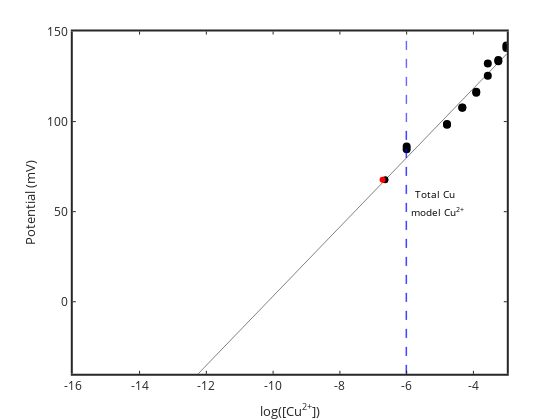

Notebook source saved alongside this figure:
### Code cell
% MODEL FOR COMPARISON

%model with just inorganic speciation
%geochemical model
% input the constants and solution chemistry

flag1=2; %flag1 for concentration based search vector (1) or for log based search vector (2).
flag2=1; %flag2 for numerical derivatives (2) or analtyical derivatives (1)
database=[]; 
flag3=0; % flag3 1 for show warnings. 0 no warnings
flag4=0; %if=1 solve tableau one line at a time to get a good initial guess (no solids). really challenging probs only
flag5=0; %if=1 use stored initial guess for including solids

CuT=CuTmeas; inorganicTOTALS=[CuT];
inorganicTOTALS(inorganicTOTALS==0)=1e-16; % get rid of zero values, b/c div by zero error
TOTALS=[inorganicTOTALS]; %TOTALS=inorganicTOTALS;
pe=20.75-pH; PCO2=10^-3.5;
[Cuall,CuOH,CuOH2s,CuOs,CuCO3s,tenorite,malachite,MASSERR]=CuOHCO2opentableauallsolids(pH,pe,PCO2,TOTALS',flag1,flag2,flag3,flag4,flag5,database);
[CuwithCuOs,CuOH,CuOH2s,CuOs,CuCO3s,tenorite,malachite,MASSERR]=CuOHCO2opentableauCuOs(pH,pe,PCO2,TOTALS',flag1,flag2,flag3,flag4,flag5,database);
[Cunosolid,CuOH,CuOH2s,CuOs,CuCO3s,tenorite,malachite,MASSERR]=CuOHCO2opentableaunosolid(pH,pe,PCO2,TOTALS',flag1,flag2,flag3,flag4,flag5,database);

plot(log10(CuTplus),Emeas,'ko','markersize',8)

hold on
plot([logCuoriginal'],[mVAoriginal'],'ko')
logCuplot=-13:0.1:-3; Eplot=polyval(param,logCuplot);
plot(logCuplot,Eplot,'k-')
set(gca,'linewidth',2)
xlabel('log[Cu^{2+}]'); ylabel('E (mV)')
hold on

plot([log10(Cuall) log10(Cuall)],[-100 100],'b--')
plot([log10(Cunosolid) log10(Cunosolid)],[-100 150],'b--'); hold on
plot([log10(CuT) log10(CuT)],[-100 150],'b--')
%plot([-9.576 -9.576],[-100 100],'b--')

text(log10(Cunosolid)+0.1,50,'model Cu^{2+}','rotation',90)
text(log10(CuT)+0.2,60,'Total Cu','rotation',90)


xlabel('log([Cu^{2+}])')
ylabel('Potential (mV)')
set(gca,'LineWidth',2,'fontsize',12)

logCunosolid=log10(Cunosolid)
logCuoriginalsample=mean((mVAoriginal-param(2))/param(1))
logCuonept

axis([-16 -3 -40 150])

plot(logCuonept,Eorig,'ro','markerfacecolor','r')

### Figure 1 — Plotly figure (JSON) as saved in the notebook; plotly's stock layout.template omitted (floating-point values rounded to 4 significant figures)
{"data": [{"line": {"color": "rgb(0, 0, 0)", "width": 0.5}, "marker": {"color": "rgb(0, 0, 0)", "line": {"color": "rgb(0, 0, 0)"}, "size": 8, "symbol": "circle"}, "mode": "markers", "name": "", "showlegend": false, "type": "scatter", "visibility": true, "x": [-6, -6, -4.791, -4.791, -4.333, -4.333, -3.915, -3.915, -3.569, -3.569, -3.254, -3.254, -3.014, -3.014], "xaxis": "x", "y": [86.1, 84.6, 98.2, 98.6, 107.8, 107.7, 116.5, 116, 125.5, 132.2, 133.5, 134.2, 140.8, 142.2], "yaxis": "y"}, {"line": {"color": "rgb(0, 0, 0)", "width": 0.5}, "marker": {"color": "rgb(0, 0, 0)", "line": {"color": "rgb(0, 0, 0)"}, "size": 6, "symbol": "circle"}, "mode": "markers", "name": "", "showlegend": false, "type": "scatter", "visibility": true, "x": [-6.639], "xaxis": "x", "y": [68], "yaxis": "y"}, {"line": {"color": "rgb(0, 0, 0)", "width": 0.5}, "marker": {"color": "rgb(0, 0, 0)", "line": {"color": "rgb(0, 0, 0)"}, "size": 6, "symbol": "circle"}, "mode": "markers", "name": "", "showlegend": false, "type": "scatter", "visibility": true, "x": [-6.639], "xaxis": "x", "y": [67.4], "yaxis": "y"}, {"line": {"color": "rgb(0, 0, 0)", "dash": "solid", "width": 0.5}, "marker": {"color": "rgb(0, 0, 0)", "line": {"color": "rgb(0, 0, 0)"}, "size": 6, "symbol": "none"}, "mode": "lines", "name": "", "showlegend": false, "type": "scatter", "visibility": true, "x": [-13, -12.9, -12.8, -12.7, -12.6, -12.5, -12.4, -12.3, -12.2, -12.1, -12, -11.9, -11.8, -11.7, -11.6, -11.5, -11.4, -11.3, -11.2, -11.1, -11, -10.9, -10.8, -10.7, -10.6, -10.5, -10.4, -10.3, -10.2, -10.1, -10, -9.9, -9.8, -9.7, -9.6, -9.5, -9.4, -9.3, -9.2, -9.1, -9, -8.9, -8.8, -8.7, -8.6, -8.5, -8.4, -8.3, -8.2, -8.1, -8, -7.9, -7.8, -7.7, -7.6, -7.5, -7.4, -7.3, -7.2, -7.1, -7, -6.9, -6.8, -6.7, -6.6, -6.5, -6.4, -6.3, -6.2, -6.1, -6, -5.9, -5.8, -5.7, -5.6, -5.5, -5.4, -5.3, -5.2, -5.1, -5, -4.9, -4.8, -4.7, -4.6, -4.5, -4.4, -4.3, -4.2, -4.1, -4, -3.9, -3.8, -3.7, -3.6, -3.5, -3.4, -3.3, -3.2, -3.1, -3], "xaxis": "x", "y": [-54.51, -52.59, -50.67, -48.75, -46.83, -44.91, -42.99, -41.06, -39.14, -37.22, -35.3, -33.38, -31.46, -29.54, -27.62, -25.69, -23.77, -21.85, -19.93, -18.01, -16.09, -14.17, -12.25, -10.33, -8.404, -6.483, -4.562, -2.641, -0.7196, 1.202, 3.123, 5.044, 6.965, 8.886, 10.81, 12.73, 14.65, 16.57, 18.49, 20.41, 22.33, 24.26, 26.18, 28.1, 30.02, 31.94, 33.86, 35.78, 37.7, 39.62, 41.55, 43.47, 45.39, 47.31, 49.23, 51.15, 53.07, 54.99, 56.92, 58.84, 60.76, 62.68, 64.6, 66.52, 68.44, 70.36, 72.28, 74.21, 76.13, 78.05, 79.97, 81.89, 83.81, 85.73, 87.65, 89.58, 91.5, 93.42, 95.34, 97.26, 99.18, 101.1, 103.0, 104.9, 106.9, 108.8, 110.7, 112.6, 114.6, 116.5, 118.4, 120.3, 122.2, 124.2, 126.1, 128.0, 129.9, 131.8, 133.8, 135.7, 137.6], "yaxis": "y"}, {"line": {"color": "rgb(0,0,255)", "dash": "dash", "width": 0.5}, "marker": {"color": "rgb(0,0,255)", "line": {"color": "rgb(0,0,255)"}, "size": 6, "symbol": "none"}, "mode": "lines", "name": "", "showlegend": false, "type": "scatter", "visibility": true, "x": [-6.015, -6.015], "xaxis": "x", "y": [-100, 100], "yaxis": "y"}, {"line": {"color": "rgb(0,0,255)", "dash": "dash", "width": 0.5}, "marker": {"color": "rgb(0,0,255)", "line": {"color": "rgb(0,0,255)"}, "size": 6, "symbol": "none"}, "mode": "lines", "name": "", "showlegend": false, "type": "scatter", "visibility": true, "x": [-6.015, -6.015], "xaxis": "x", "y": [-100, 150], "yaxis": "y"}, {"line": {"color": "rgb(0,0,255)", "dash": "dash", "width": 0.5}, "marker": {"color": "rgb(0,0,255)", "line": {"color": "rgb(0,0,255)"}, "size": 6, "symbol": "none"}, "mode": "lines", "name": "", "showlegend": false, "type": "scatter", "visibility": true, "x": [-6, -6], "xaxis": "x", "y": [-100, 150], "yaxis": "y"}, {"line": {"color": "rgb(255,0,0)", "width": 0.5}, "marker": {"color": "rgb(255,0,0)", "line": {"color": "rgb(255,0,0)"}, "size": 6, "symbol": "circle"}, "mode": "markers", "name": "", "showlegend": false, "type": "scatter", "visibility": true, "x": [-6.722], "xaxis": "x", "y": [67.7], "yaxis": "y"}], "layout": {"annotations": [{"font": {"color": "rgb(0, 0, 0)", "size": 10}, "showarrow": false, "text": "model Cu<sup>2+</sup>", "x": -5.915, "xanchor": "left", "xref": "x", "y": 50, "yanchor": "middle", "yref": "y"}, {"font": {"color": "rgb(0, 0, 0)", "size": 10}, "showarrow": false, "text": "Total Cu", "x": -5.8, "xanchor": "left", "xref": "x", "y": 60, "yanchor": "middle", "yref": "y"}], "height": 420, "hovermode": "closest", "margin": {"b": 0, "l": 0, "r": 0, "t": 0}, "plot_bgcolor": "rgba(0, 0, 0, 0)", "showlegend": false, "width": 560, "xaxis": {"anchor": "y", "autorange": false, "domain": [0.13, 0.905], "exponentformat": "none", "gridcolor": "rgba(38,38,38,0.15)", "gridwidth": 2, "linecolor": "rgb(38,38,38)", "linewidth": 2, "mirror": "ticks", "range": [-16, -3], "showgrid": false, "showline": true, "side": "bottom", "spikedash": "solid", "spikemode": "across", "spikesides": false, "spikethickness": 1, "tickangle": 0, "tickcolor": "rgb(38,38,38)", "tickfont": {"color": "rgb(38,38,38)", "size": 12}, "ticklen": 3, "ticks": "inside", "ticktext": ["-16", "-14", "-12", "-10", "-8", "-6", "-4"], "tickvals": [-16, -14, -12, -10, -8, -6, -4], "title": {"font": {"color": "rgb(38,38,38)", "size": 13.2}, "text": "log([Cu<sup>2+</sup>])"}, "type": "linear", "visible": true, "zeroline": false}, "yaxis": {"anchor": "x", "autorange": false, "domain": [0.11, 0.925], "exponentformat": "none", "gridcolor": "rgba(38,38,38,0.15)", "gridwidth": 2, "linecolor": "rgb(38,38,38)", "linewidth": 2, "mirror": "ticks", "range": [-40, 150], "showgrid": false, "showline": true, "side": "left", "spikedash": "solid", "spikemode": "across", "spikesides": false, "spikethickness": 1, "tickangle": 0, "tickcolor": "rgb(38,38,38)", "tickfont": {"color": "rgb(38,38,38)", "size": 12}, "ticklen": 3, "ticks": "inside", "ticktext": ["0", "50", "100", "150"], "tickvals": [0, 50, 100, 150], "title": {"font": {"color": "rgb(38,38,38)", "size": 13.2}, "text": "Potential (mV)"}, "type": "linear", "visible": true, "zeroline": false}}}
